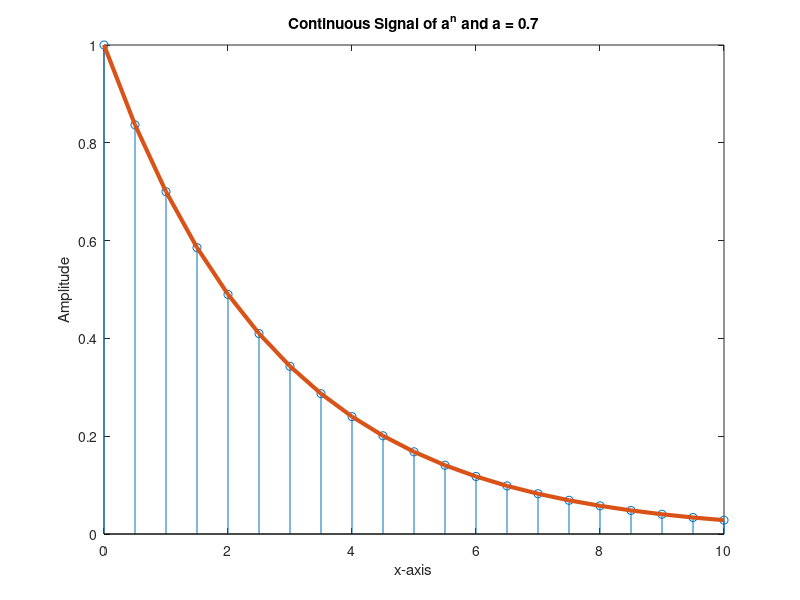

This chart was generated by the following MATLAB code:
a = 0.7;
n = 0:0.5:10;
x = a.^n;
stem(n, x);
title('Discrete Signal of a^n');
xlabel('Sample Number');
ylabel('Amplitude');
hold on;
plot(n, x, 'linewidth', 3);
title('Continuous Signal of a^n and a = 0.7');
xlabel('x-axis');
ylabel('Amplitude');
